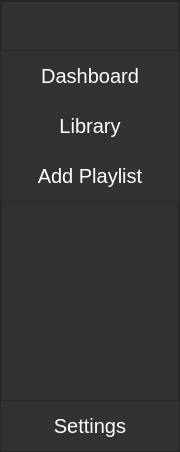
        <widget class="QFrame" name="frame_left_menu">
         <property name="minimumSize">
          <size>
           <width>180</width>
           <height>0</height>
          </size>
         </property>
         <property name="maximumSize">
          <size>
           <width>180</width>
           <height>16777215</height>
          </size>
         </property>
         <property name="styleSheet">
          <string notr="true">background-color: rgb(50, 50, 50);</string>
         </property>
         <property name="frameShape">
          <enum>QFrame::StyledPanel</enum>
         </property>
         <property name="frameShadow">
          <enum>QFrame::Raised</enum>
         </property>
         <layout class="QVBoxLayout" name="verticalLayout_2">
          <property name="spacing">
           <number>0</number>
          </property>
          <property name="leftMargin">
           <number>0</number>
          </property>
          <property name="topMargin">
           <number>0</number>
          </property>
          <property name="rightMargin">
           <number>0</number>
          </property>
          <property name="bottomMargin">
           <number>0</number>
          </property>
          <item>
           <widget class="QFrame" name="frame_top_menus">
            <property name="frameShape">
             <enum>QFrame::NoFrame</enum>
            </property>
            <property name="frameShadow">
             <enum>QFrame::Raised</enum>
            </property>
            <layout class="QVBoxLayout" name="verticalLayout_3">
             <property name="spacing">
              <number>0</number>
             </property>
             <property name="leftMargin">
              <number>0</number>
             </property>
             <property name="topMargin">
              <number>0</number>
             </property>
             <property name="rightMargin">
              <number>0</number>
             </property>
             <property name="bottomMargin">
              <number>0</number>
             </property>
             <item>
              <widget class="QFrame" name="frame_icon">
               <property name="minimumSize">
                <size>
                 <width>0</width>
                 <height>50</height>
                </size>
               </property>
               <property name="maximumSize">
                <size>
                 <width>16777215</width>
                 <height>16777215</height>
                </size>
               </property>
               <property name="styleSheet">
                <string notr="true">border-bottom: 2px solid rgb(50,50,50);</string>
               </property>
               <property name="frameShape">
                <enum>QFrame::StyledPanel</enum>
               </property>
               <property name="frameShadow">
                <enum>QFrame::Raised</enum>
               </property>
              </widget>
             </item>
             <item>
              <widget class="QPushButton" name="Btn_Dashboard">
               <property name="minimumSize">
                <size>
                 <width>0</width>
                 <height>50</height>
                </size>
               </property>
               <property name="font">
                <font>
                 <pointsize>15</pointsize>
                </font>
               </property>
               <property name="styleSheet">
                <string notr="true">QPushButton {
	color: rgb(255,255,255);
 	background-color: rgb(50,50,50);
	border: 0px solid;
}
QPushButton:hover {
	background-color: rgb(85, 170, 255);
}</string>
               </property>
               <property name="text">
                <string>Dashboard</string>
               </property>
               <property name="icon">
                <iconset resource="icons.qrc">
                 <normaloff>:/icons/icons/home.svg</normaloff>:/icons/icons/home.svg</iconset>
               </property>
              </widget>
             </item>
             <item>
              <widget class="QPushButton" name="Btn_Library">
               <property name="minimumSize">
                <size>
                 <width>0</width>
                 <height>50</height>
                </size>
               </property>
               <property name="font">
                <font>
                 <pointsize>15</pointsize>
                </font>
               </property>
               <property name="styleSheet">
                <string notr="true">QPushButton {
	color: rgb(255,255,255);
 	background-color: rgb(50,50,50);
	border: 0px solid;
}
QPushButton:hover {
	background-color: rgb(85, 170, 255);
}</string>
               </property>
               <property name="text">
                <string>Library</string>
               </property>
               <property name="icon">
                <iconset resource="icons.qrc">
                 <normaloff>:/icons/icons/list.svg</normaloff>:/icons/icons/list.svg</iconset>
               </property>
              </widget>
             </item>
             <item>
              <widget class="QPushButton" name="Btn_Add_Playlist">
               <property name="minimumSize">
                <size>
                 <width>0</width>
                 <height>50</height>
                </size>
               </property>
               <property name="font">
                <font>
                 <pointsize>15</pointsize>
                </font>
               </property>
               <property name="styleSheet">
                <string notr="true">QPushButton {
	color: rgb(255,255,255);
 	background-color: rgb(50,50,50);
	border: 0px solid;
}
QPushButton:hover {
	background-color: rgb(85, 170, 255);
}</string>
               </property>
               <property name="text">
                <string>Add Playlist</string>
               </property>
               <property name="icon">
                <iconset resource="icons.qrc">
                 <normaloff>:/icons/icons/plus-square.svg</normaloff>:/icons/icons/plus-square.svg</iconset>
               </property>
              </widget>
             </item>
             <item>
              <widget class="QListWidget" name="listWidget_playlists">
               <property name="minimumSize">
                <size>
                 <width>0</width>
                 <height>200</height>
                </size>
               </property>
               <property name="maximumSize">
                <size>
                 <width>16777215</width>
                 <height>200</height>
                </size>
               </property>
               <property name="font">
                <font>
                 <pointsize>15</pointsize>
                </font>
               </property>
               <property name="styleSheet">
                <string notr="true">color: #FFF;</string>
               </property>
              </widget>
             </item>
             <item>
              <widget class="QPushButton" name="Btn_Settings">
               <property name="minimumSize">
                <size>
                 <width>0</width>
                 <height>50</height>
                </size>
               </property>
               <property name="font">
                <font>
                 <pointsize>15</pointsize>
                </font>
               </property>
               <property name="styleSheet">
                <string notr="true">QPushButton {
	color: rgb(255,255,255);
 	background-color: rgb(50,50,50);
	border: 0px solid;
}
QPushButton:hover {
	background-color: rgb(85, 170, 255);
}</string>
               </property>
               <property name="text">
                <string>Settings</string>
               </property>
               <property name="icon">
                <iconset resource="icons.qrc">
                 <normaloff>:/icons/icons/settings.svg</normaloff>:/icons/icons/settings.svg</iconset>
               </property>
              </widget>
             </item>
            </layout>
           </widget>
          </item>
         </layout>
        </widget>
